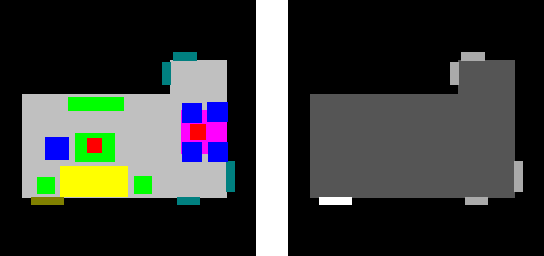
#> input picture examples/0aa05d5a-81d5-497b-832c-c90c3fe73a36_LivingDiningRoom-1171.png, 544 x 256 px, found by its file name
$ jupyter execute --allow-errors main.ipynb
#> lines starting #> are read from the running program, lines starting #| are printed output that depends on the picture; after the words box and inside, x2 and y2 are one past the last pixel; in counts of white or black regions, pixels touching at a corner belong together
[cell 1]
import cv2
import matplotlib.pyplot as plt
import numpy as np
import json
import os
from tqdm import tqdm
from PIL import Image
import logging

from simple_3dviz import Mesh, Scene, Lines, TexturedMesh
from simple_3dviz.window import show
import numpy as np
import tripy
from numpy import unique
from numpy import where
from sklearn.datasets import make_classification
from sklearn.cluster import DBSCAN
from matplotlib import pyplot
from simple_3dviz import Mesh, Scene, Lines, TexturedMesh
from simple_3dviz.behaviours.misc import LightToCamera
from simple_3dviz.behaviours.movements import CameraTrajectory
from simple_3dviz.behaviours.trajectory import Circle
from simple_3dviz.renderables.textured_mesh import Material
from simple_3dviz.window import show
import tripy
from random import sample

[cell 2]
FRONT_3D_BASE = "C:/Users/Flexatroid/Desktop/diploma/3D-FRONT-base"
FRONT_3D_TEXTURE = os.path.join(FRONT_3D_BASE, "3D-FRONT-texture")
FRONT_3D_HOMES = os.path.join(FRONT_3D_BASE, "3D-FRONT")
FRONT_3D_MODELS = os.path.join(FRONT_3D_BASE, "3D-FUTURE-model")
FRONT_3D_PARSED = os.path.join(FRONT_3D_BASE, "3D-FRONT-parsed")
MODELS_INFO = "C:/Users/Flexatroid/Desktop/diploma/Python/test/config/my_models_info.json"

[cell 3]
colors = {
    'black': [0, 0, 0],
    'white': [255, 255, 255],
    'red': [255, 0, 0],
    'lime': [0, 255, 0],
    'blue': [0, 0, 255],
    'yellow': [255, 255, 0],
    'cyan': [0, 255, 255],
    'magenta': [255, 0, 255],
    'silver': [192, 192, 192],
    'gray': [128, 128, 128],
    'maroon': [128, 0, 0],
    'olive': [128, 128, 0],
    'green': [0, 128, 0],
    'purple': [128, 0, 128],
    'teal': [0, 128, 128],
    'navy': [0, 0, 128]
}

color_codes = {
    (255, 0, 0): 1,
    (0, 255, 0): 2,
    (0, 0, 255): 3,
    (255, 255, 0): 4,
    (255, 0, 255): 5,
    (128, 0, 128): 6
}

furniture_colors = {
    'Cabinet/Shelf/Desk': 'lime',
    'Bed': 'purple',
    'Chair': 'blue',
    'Table': 'magenta',
    'Sofa': 'yellow',
    'Pier/Stool': 'cyan',
    'Lighting': 'red',
    'Others': 'green'
}

colors_above = {
    'purple': ['magenta', 'yellow', 'lime', 'blue', 'red'],
    'magenta': ['yellow', 'lime', 'blue', 'red'],
    'yellow': ['lime', 'blue', 'red'],
    'lime': ['blue', 'red'],
    'blue': ['red'],
    'cyan': [],
    'red': []
}

connection_codes = {
    'void': 0,
    'floor': 1,
    'door': 2,
    'hole': 2,
    'window': 3
}

connection_colors = {
    'floor': 'silver',
    'hole': 'teal',
    'door': 'teal',
    'window': 'olive'
}

suitable_rooms = {
    "LivingDiningRoom",
    "MasterBedroom",
    "SecondBedroom",
    "Bedroom",
    "LivingRoom",
    "DiningRoom",
}

categories = {
    'Cabinet/Shelf/Desk': [
        'Children Cabinet',
        'Nightstand',
        'Bookcase / jewelry Armoire',
        'Wardrobe',
        'Coffee Table',
        'Corner/Side Table',
        'Sideboard / Side Cabinet / Console Table',
        'Wine Cabinet',
        'TV Stand',
        'Drawer Chest / Corner cabinet',
        'Shelf',
        'Round End Table',
        'Shoe Cabinet'
    ],
    'Bed': [
        'King-size Bed',
        'Bunk Bed',
        'Bed Frame',
        'Single bed',
        'Kids Bed',
        'Couch Bed'
    ],
    'Chair': [
        'Dining Chair',
        'Lounge Chair / Cafe Chair / Office Chair',
        'Dressing Chair',
        'Classic Chinese Chair',
        'Barstool',
        'Hanging Chair',
        'Folding chair',
    ],
    'Table': [
        'Dressing Table',
        'Dining Table',
        'Desk',
        'Bar',
    ],
    'Sofa': [
        'Three-Seat / Multi-seat Sofa',
        'armchair',
        'Loveseat Sofa',
        'L-shaped Sofa',
        'Lazy Sofa',
        'Chaise Longue Sofa',
        'U-shaped Sofa',
    ],
    'Pier/Stool': [
        'Footstool / Sofastool / Bed End Stool / Stool'
    ],
    'Lighting': [
        'Pendant Lamp',
        'Ceiling Lamp',
        'Floor Lamp',
        'Wall Lamp',
    ],
}

filter_categories = {
    'Bunk Bed',
    'Floor Lamp',
    'Wall Lamp',
    'L-shaped Sofa',
    'Footstool / Sofastool / Bed End Stool / Stool'
}

#> (a cell that did not finish here is left out)

[cell 5]
handler = logging.FileHandler('logs/logfile.txt', 'a')
formatter = logging.Formatter('%(asctime)s - %(levelname)s - %(message)s')
handler.setFormatter(formatter)
logger = logging.getLogger()
logger.handlers = []
logger.addHandler(handler)
logger.setLevel(logging.DEBUG)

[cell 6]
class HouseInstance:
    # [102 lines left out: functions __init__, process_rooms, save_images, filter_rooms, filter_furniture, check_room, not called in this run]


class RoomInstance:
    # [53 lines left out: functions __init__, initialize, room_ranges, not called in this run]

    def _rescale_x(self, x):
        new_x = round(((x + self.xdiff) * self.img_size / self.side) * self.scale)
        return min(new_x, self.img_size - 1)

    def _rescale_y(self, y):
        new_y = round(((y + self.ydiff) * self.img_size / self.side) * self.scale)
        return min(new_y, self.img_size - 1)

    # [205 lines left out: functions rescale, shift_images, fix_overlapping_chairs, fix, draw_label_map, draw_plan and 5 more, not called in this run]

[cell 7]
path = 'C:/Users/Flexatroid/Desktop/diploma/parsed/'
errors = []
path_images = 'C:/Users/Flexatroid/Desktop/diploma/final-images'
path_labels = 'C:/Users/Flexatroid/Desktop/OASIS-master/OASIS/labels'

counter = 0
#> (the rest of this cell did not finish here and is left out)

[cell 8]
house_str = "C:/Users/Flexatroid/Desktop/diploma/parsed/1ab0915f-3766-4f5c-8257-ba69f9b82e52-parsed.json"
name = "0a77986b-5c04-41b9-8ee8-1ea301ccda3e"
#> (the rest of this cell did not finish here and is left out)

#> (a cell that did not finish here is left out)

#> (a cell that did not finish here is left out)

[cell 11]
from PIL import Image
from torchvision import transforms as TR
import torch

# [7 lines left out: function transforms, not called in this run]

#> (the rest of this cell did not finish here and is left out)

[cell 12]
img = np.zeros((256,256, 3), np.uint8)
#> img: shape (256, 256, 3); every value is 0
x0 = 0
x1 = 0
y0 = 0
y1 = 64

counter = 0
for color in colors:
    x1 = x0 + 64
    cv2.fillConvexPoly(img, np.array([[x0, y0], [x1, y0], [x1, y1], [x0, y1]]), colors[color])
    font = cv2.FONT_HERSHEY_SIMPLEX
    fontScale = 0.5
    thickness = 1
    image = cv2.putText(img, color, (x0, y1 - 32), font, fontScale, (255, 255, 255), thickness, cv2.LINE_AA)

    x0 = (x0 + 64) % 256
    if (counter != 0) and (counter % 4 == 0):
        y0 = y0 + 64
        y1 = y0 + 64

    counter += 1
#> this loop made 16 passes
#> pass 1, `image = cv2.putText(img, color, (x0, y1 - 32), font, fontScale, (255, ..`:
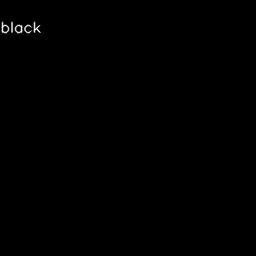
#> image: shape (256, 256, 3); min 0, max 255, mean 0.5
#> pass 2, `image = cv2.putText(img, color, (x0, y1 - 32), font, fontScale, (255, ..`:
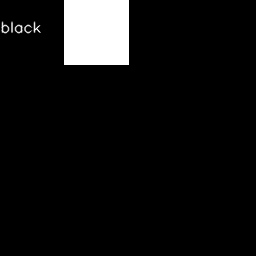
#> image: shape (256, 256, 3); 6.45% of pixels changed, all inside (x1, y1, x2, y2) = (64, 0, 129, 65)
#> pass 3, `image = cv2.putText(img, color, (x0, y1 - 32), font, fontScale, (255, ..`:
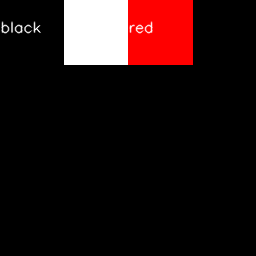
#> image: shape (256, 256, 3); 6.45% of pixels changed, all inside (x1, y1, x2, y2) = (128, 0, 193, 65)
#> after the loop:
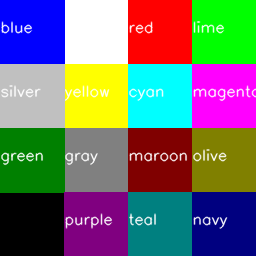
#> img: shape (256, 256, 3); mean R, G, B 110.9, 111.6, 111.6
#> after the loop, counter = 16; x0 = 0; y0 = 192

plt.imshow(img)

#> (a cell that did not finish here is left out)

[cell 14]
import torch
yyy = [
    [1, 1, 1, 0, 0, 0],
    [0, 0, 0, 0, 0, 0],
    [1, 1, 1, 1, 1, 1],
    [1, 0, 1, 0, 1, 0]
]
#> (the rest of this cell did not finish here and is left out)

#> (a cell that did not finish here is left out)

[cell 16]
from PIL import Image
#> (the rest of this cell did not finish here and is left out)

[cell 17]
from PIL import Image
path = 'C:/Users/Flexatroid/Desktop/diploma/parsed/'

path_images = 'C:/Users/Flexatroid/Desktop/OASIS-master/OASIS/images'

data = dict()
#> (the rest of this cell did not finish here and is left out)

[cell 18]
with open('C:/Users/Flexatroid/Desktop/diploma/noise_info.json', 'w') as outfile:
    json.dump(data, outfile, indent=None)

[cell 19]
img = cv2.imread('detection-images/0aa05d5a-81d5-497b-832c-c90c3fe73a36_LivingDiningRoom-1171.png')[0:256][0:256]
#> img is the input picture: shape (256, 544, 3); mean B, G, R 58, 60.9, 58.2
# 0b105b2a-e368-40ef-90a3-a4c422b915b4_SecondBedroom-8019
house_str = "C:/Users/Flexatroid/Desktop/diploma/parsed/0b105b2a-e368-40ef-90a3-a4c422b915b4-parsed.json"
name = "0b105b2a-e368-40ef-90a3-a4c422b915b4"
#> (the rest of this cell did not finish here and is left out)
